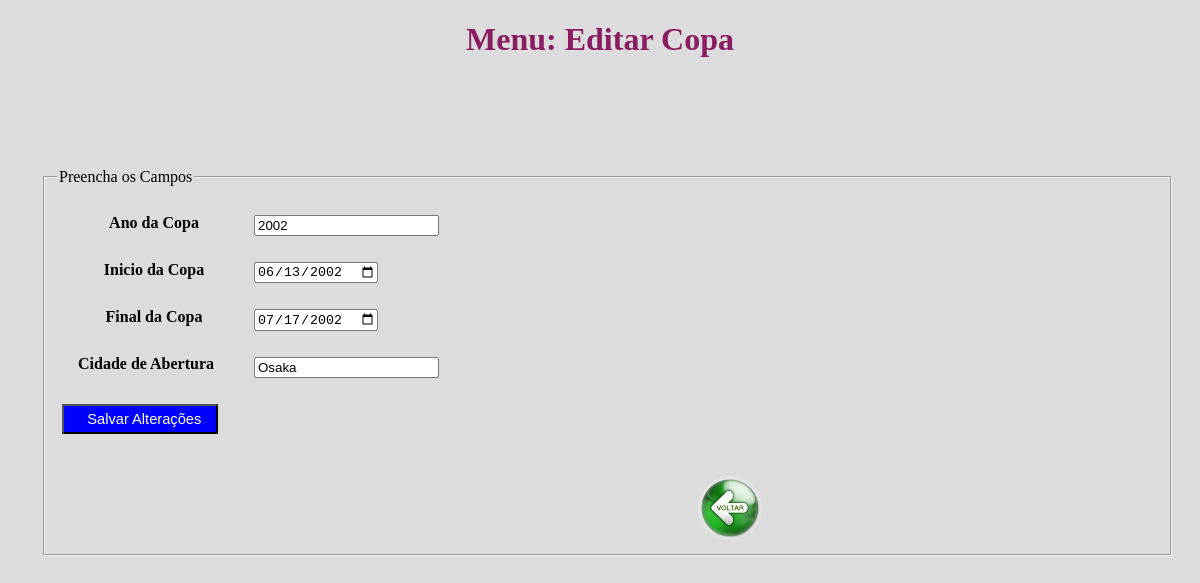
Screenshot of /copa/edit_copa.php?ano_copa=2002 with the database file from the repository.
### tables this page shows
create table copa(
ano_copa integer not null, 
data_inicio_copa date not null, 
data_fim_copa date not null, 
cidade_abertura varchar(20) not null,
primary key (ano_copa)
);

### copa/edit_copa.php (the view, shortened to what this page needs)
<?php
require_once '../php_action/db_connect.php';
if($_GET['ano_copa']) {
	$ano_copa = $_GET['ano_copa'];
	$sql = "SELECT * FROM copa WHERE ano_copa = {$ano_copa}";
	$result = $connect->query($sql);
	$data = $result->fetch_assoc();
?>
<!DOCTYPE html>
<html>
<head>
<link type="text/css" rel="stylesheet" href="../php_action/stylesheet.css"/>
</head>
<body>
<h1> <center> Menu: Editar Copa  </center> </h1>
<fieldset>
	<legend>Preencha os Campos</legend>
	<form action="../php_action/copa/update_copa.php" method="post">
		<table cellspacing="2" cellpadding="3">
			<tr>
				<th>Ano da Copa</th>
				<td><br><input type="number_format" readonly="readonly" name="ano_copa" placeholder="" value="<?php echo $data['ano_copa'] ?>" /></td>
			</tr>
			<tr>
				<th>Inicio da Copa</th>
				<td><br><input type="date" name="data_inicio_copa" placeholder="Data de Inicio da Copa" value="<?php echo $data['data_inicio_copa'] ?>" /></td>
			</tr>
			<tr>
				<th>Final da Copa</th>
				<td><br><input type="date" name="data_fim_copa" placeholder="Data do Fim da Copa" value="<?php echo $data['data_fim_copa'] ?>" /></td>
			</tr>
			<tr>
				<th>&nbsp; &nbsp; Cidade de Abertura &nbsp; &nbsp; &nbsp; &nbsp; </th>
				<td><br><input type="text" name="cidade_abertura" placeholder="Cidade de Abertura" value="<?php echo $data['cidade_abertura'] ?>" /></td>
			</tr>
			<tr>
				<td><br><button type="submit">&nbsp; Salvar Alterações</button></td>
			</tr>
		</table>
	</form>
	<form method="post" action="../copa/update_copa.php">
	<br><br> <input type="image" src="../botao_voltar.png" alt="Submit" width="65" height="65">
	</form>
</fieldset>
</body>
</html>
<?php
}
?>

### php_action/stylesheet.css (style rules this page uses)
h1 { color: #8B1C62; }

### copa/edit_copa.php (style rules this page uses)
body { background: #DCDCDC; }
fieldset { margin: 35px; margin-top: 110px; width: 93%; height: 90%; }
table tr th { align: right; valiagn: right; padding-top: 15px; margin-top: 0px; }
button { width:85%; height: 30px; font-size: 11pt; color: white; background: blue; }

### rows the page displays
copa: ano_copa "2002", data_inicio_copa "06/13/2002", data_fim_copa "07/17/2002", cidade_abertura "Osaka"
